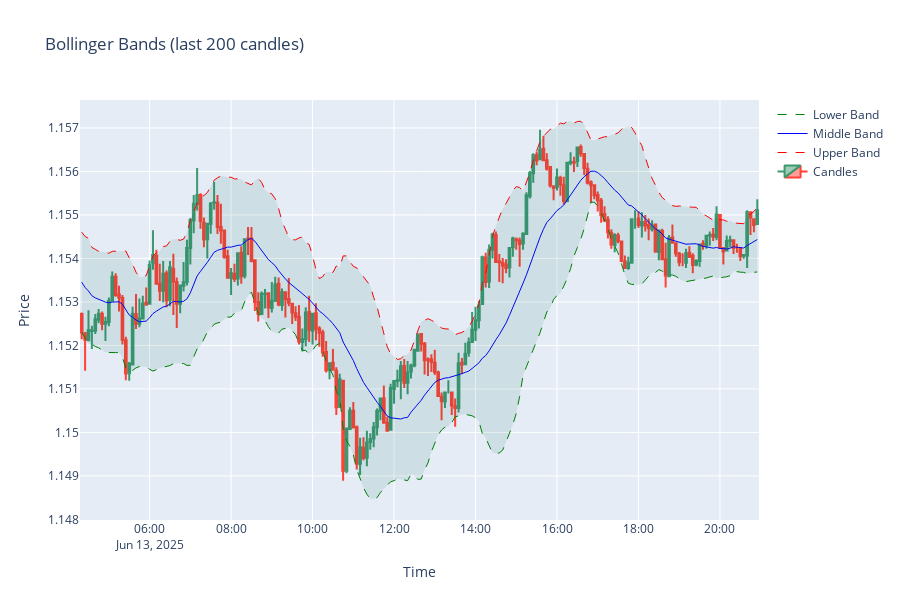

Notebook code cell kept with this figure:
### Code cell
import pandas as pd
df = pd.read_csv('hist_data/EURUSD_5min_data.csv', parse_dates=['dt'])
print(df.shape)
df = df.drop_duplicates(subset='dt')
print(df.shape)
df = add_bollinger_bands(df)

df.set_index('dt', inplace=True)

plot_bollinger_bands(df)

### Figure 1 — Plotly figure (JSON) as saved in the notebook; plotly's stock layout.template omitted (floating-point values rounded to 4 significant figures; data arrays with more than 128 entries replaced by an {"elided": "..."} marker saying what was removed)
{"data": [{"close": {"elided": "200 float values"}, "high": {"elided": "200 float values"}, "low": {"elided": "200 float values"}, "name": "Candles", "open": {"elided": "200 float values"}, "type": "candlestick", "x": {"elided": "200 str values"}}, {"line": {"color": "red", "dash": "dash", "width": 1}, "name": "Upper Band", "type": "scatter", "x": {"elided": "200 str values"}, "y": {"elided": "200 float values"}}, {"line": {"color": "blue", "width": 1}, "name": "Middle Band", "type": "scatter", "x": {"elided": "200 str values"}, "y": {"elided": "200 float values"}}, {"line": {"color": "green", "dash": "dash", "width": 1}, "name": "Lower Band", "type": "scatter", "x": {"elided": "200 str values"}, "y": {"elided": "200 float values"}}, {"hoverinfo": "skip", "line": {"width": 0}, "mode": "lines", "showlegend": false, "type": "scatter", "x": {"elided": "200 str values"}, "y": {"elided": "200 float values"}}, {"fill": "tonexty", "fillcolor": "rgba(0,100,80,0.1)", "hoverinfo": "skip", "line": {"width": 0}, "mode": "lines", "showlegend": false, "type": "scatter", "x": {"elided": "200 str values"}, "y": {"elided": "200 float values"}}], "layout": {"height": 600, "title": {"text": "Bollinger Bands (last 200 candles)"}, "xaxis": {"rangeslider": {"visible": false}, "title": {"text": "Time"}}, "yaxis": {"title": {"text": "Price"}}}}
